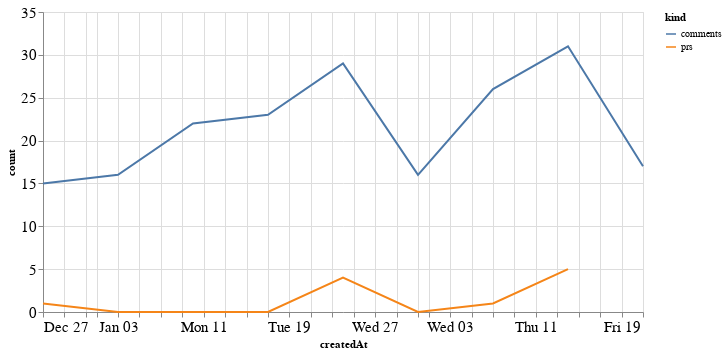

Notebook source saved alongside this figure:
### Code cell
alt.Chart(total_time, width=600).mark_line().encode(
    x='createdAt',
    y='count',
    color='kind'
)

### Figure 1 — Vega-Lite specification as saved in the notebook (floating-point values rounded to 4 significant figures)
{"config": {"axisLeft": {"labelFontSize": 15}, "axisBottom": {"labelFontSize": 15}}, "data": {"name": "data-5103c31e8f869852e03f5d9c46634565"}, "mark": "line", "encoding": {"color": {"type": "nominal", "field": "kind"}, "x": {"type": "temporal", "field": "createdAt"}, "y": {"type": "quantitative", "field": "count"}}, "width": 600, "$schema": "https://vega.github.io/schema/vega-lite/v4.8.1.json", "datasets": {"data-5103c31e8f869852e03f5d9c46634565": [{"createdAt": "2020-12-27T00:00:00", "kind": "prs", "count": 1.0}, {"createdAt": "2021-01-03T00:00:00", "kind": "prs", "count": 0.0}, {"createdAt": "2021-01-10T00:00:00", "kind": "prs", "count": 0.0}, {"createdAt": "2021-01-17T00:00:00", "kind": "prs", "count": 0.0}, {"createdAt": "2021-01-24T00:00:00", "kind": "prs", "count": 4.0}, {"createdAt": "2021-01-31T00:00:00", "kind": "prs", "count": 0.0}, {"createdAt": "2021-02-07T00:00:00", "kind": "prs", "count": 1.0}, {"createdAt": "2021-02-14T00:00:00", "kind": "prs", "count": 5.0}, {"createdAt": "2021-02-21T00:00:00", "kind": "prs", "count": null}, {"createdAt": "2020-12-27T00:00:00", "kind": "comments", "count": 15.0}, {"createdAt": "2021-01-03T00:00:00", "kind": "comments", "count": 16.0}, {"createdAt": "2021-01-10T00:00:00", "kind": "comments", "count": 22.0}, {"createdAt": "2021-01-17T00:00:00", "kind": "comments", "count": 23.0}, {"createdAt": "2021-01-24T00:00:00", "kind": "comments", "count": 29.0}, {"createdAt": "2021-01-31T00:00:00", "kind": "comments", "count": 16.0}, {"createdAt": "2021-02-07T00:00:00", "kind": "comments", "count": 26.0}, {"createdAt": "2021-02-14T00:00:00", "kind": "comments", "count": 31.0}, {"createdAt": "2021-02-21T00:00:00", "kind": "comments", "count": 17.0}]}}
